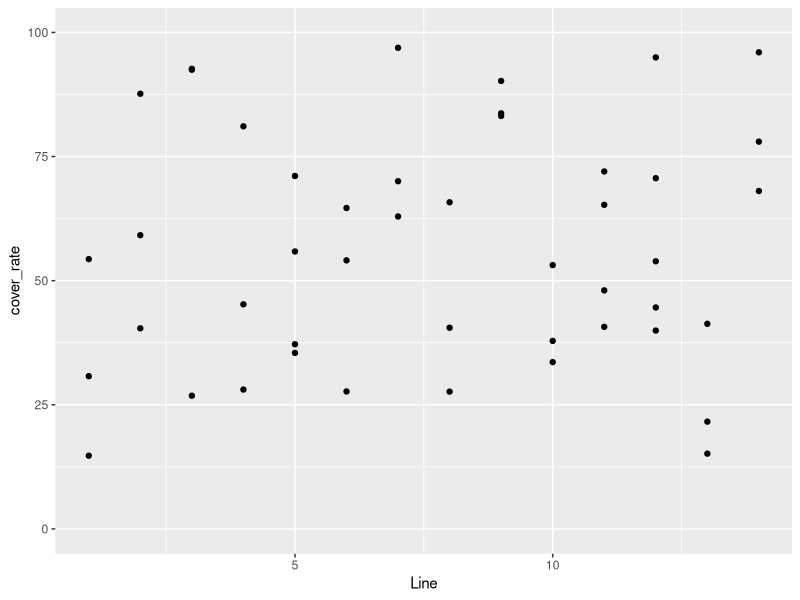
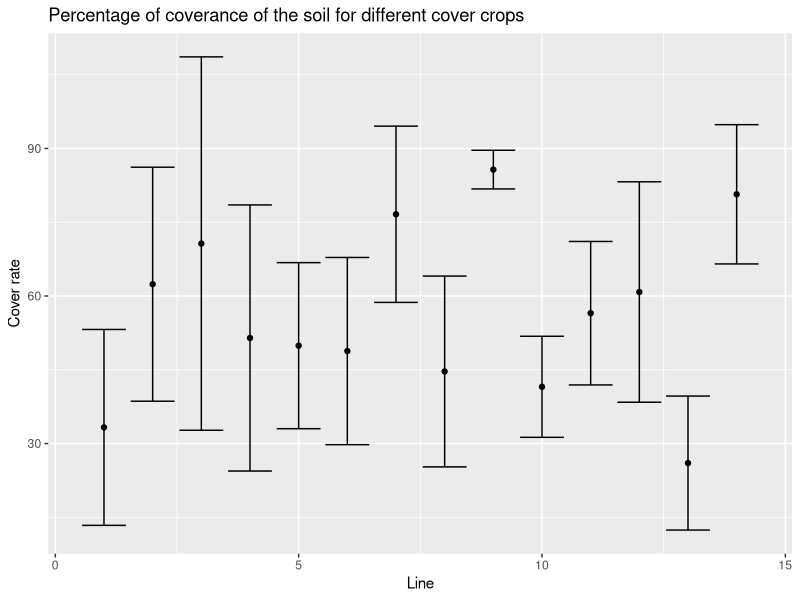

Here is the R script that generated these plots, in order:
# working directory
getwd()
setwd("D:/études/SUPAGRO/2A/D4/github/vineyards")

# library 
library(tidyverse)

# get the data
canopeo_cc_ini = read.table("data_canopeo-cc.csv", header = TRUE, sep = ";", dec = ",")
view(canopeo_cc_ini)
# we wanted to turn the column named "zone_X" into one 
#in order for the data to be easier to analyse
canopeo_cc <- canopeo_cc_ini%>%
  select (date, Line, Zone.1, Zone.2, Zone.3, NEW.Z1, NEW.Z3)%>%
  slice(1:84)%>%
  filter(date == "07/11/2022")%>%
  #filter(cover_rate =!is.na()) pour essayer d'enlever les NA
  #na.omit()%>% # si on ajoute cette ligne, R ne garde que les Line 12... de fait, nous ne savons pas comment enlever les NA de notre tableau
  pivot_longer(cols = Zone.1:NEW.Z3, names_to = "zone",values_to = "cover_rate" )
view(canopeo_cc)
#Graph 
library(ggplot2)
canopeo_cc%>%
  group_by(Line)%>%
  ggplot (aes(x = Line, y = cover_rate, ymin=0, ymax=100, xmin=1, xmax=14)) + 
  geom_point()

canopeo_cc%>%
  group_by(Line)%>%
  summarise(mymean=mean(cover_rate, na.rm=T),
            mysd=sd(cover_rate, na.rm=T))%>%
  mutate(ymax=mymean+mysd, ymin=mymean-mysd)%>%
  ggplot (aes(x = Line, y = mymean, ymin=ymin, ymax=ymax)) + 
  geom_point()+
  geom_errorbar()+
  labs(x="Line", y="Cover rate", title = "Percentage of coverance of the soil for different cover crops")
 
#Anova
anova.canopeo<-lm(cover_rate~Line, canopeo_cc)
anova(anova.canopeo)

## Our P-value is > 0,05 so we cannot do a tuckey test

